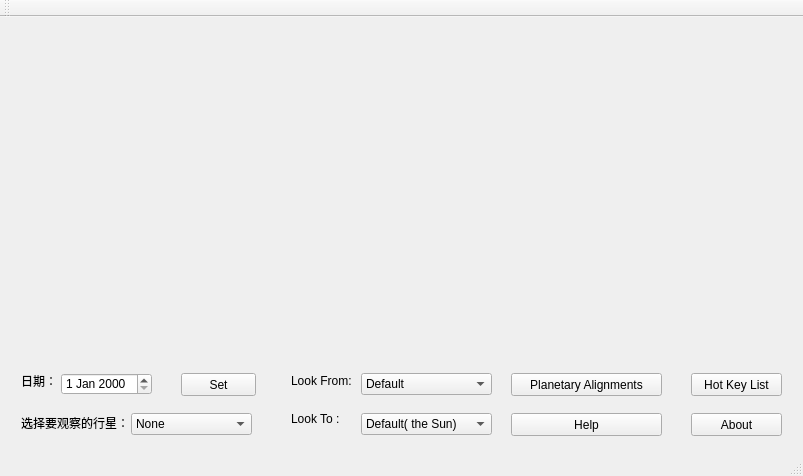
<?xml version="1.0" encoding="UTF-8"?>
<ui version="4.0">
 <class>MainWindow</class>
 <widget class="QMainWindow" name="MainWindow">
  <property name="geometry">
   <rect>
    <x>0</x>
    <y>0</y>
    <width>803</width>
    <height>476</height>
   </rect>
  </property>
  <property name="windowTitle">
   <string>MainWindow</string>
  </property>
  <widget class="QWidget" name="centralWidget">
   <layout class="QVBoxLayout" name="verticalLayout">
    <item>
     <widget class="palnetWidget" name="widget_2" native="true">
      <property name="maximumSize">
       <size>
        <width>16777215</width>
        <height>16777215</height>
       </size>
      </property>
     </widget>
    </item>
    <item>
     <widget class="QWidget" name="widget" native="true">
      <property name="maximumSize">
       <size>
        <width>16777215</width>
        <height>80</height>
       </size>
      </property>
      <widget class="QLabel" name="label">
       <property name="geometry">
        <rect>
         <x>10</x>
         <y>10</y>
         <width>31</width>
         <height>16</height>
        </rect>
       </property>
       <property name="text">
        <string>日期：</string>
       </property>
      </widget>
      <widget class="QDateEdit" name="dateEdit">
       <property name="geometry">
        <rect>
         <x>50</x>
         <y>10</y>
         <width>91</width>
         <height>22</height>
        </rect>
       </property>
      </widget>
      <widget class="QPushButton" name="pushButton_3">
       <property name="geometry">
        <rect>
         <x>170</x>
         <y>10</y>
         <width>75</width>
         <height>23</height>
        </rect>
       </property>
       <property name="text">
        <string>Set</string>
       </property>
      </widget>
      <widget class="QLabel" name="label_2">
       <property name="geometry">
        <rect>
         <x>10</x>
         <y>50</y>
         <width>111</width>
         <height>20</height>
        </rect>
       </property>
       <property name="text">
        <string>选择要观察的行星：</string>
       </property>
      </widget>
      <widget class="QComboBox" name="comboBox">
       <property name="geometry">
        <rect>
         <x>120</x>
         <y>50</y>
         <width>121</width>
         <height>22</height>
        </rect>
       </property>
       <item>
        <property name="text">
         <string>None</string>
        </property>
       </item>
       <item>
        <property name="text">
         <string>Mercury</string>
        </property>
       </item>
       <item>
        <property name="text">
         <string>Venus</string>
        </property>
       </item>
       <item>
        <property name="text">
         <string>Earth</string>
        </property>
       </item>
       <item>
        <property name="text">
         <string>Mars</string>
        </property>
       </item>
       <item>
        <property name="text">
         <string>Jupiter</string>
        </property>
       </item>
       <item>
        <property name="text">
         <string>Saturn</string>
        </property>
       </item>
       <item>
        <property name="text">
         <string>Uranus</string>
        </property>
       </item>
       <item>
        <property name="text">
         <string>Neptune</string>
        </property>
       </item>
      </widget>
      <widget class="QPushButton" name="pushButton_4">
       <property name="geometry">
        <rect>
         <x>680</x>
         <y>10</y>
         <width>91</width>
         <height>23</height>
        </rect>
       </property>
       <property name="text">
        <string>Hot Key List</string>
       </property>
      </widget>
      <widget class="QLabel" name="label_3">
       <property name="geometry">
        <rect>
         <x>280</x>
         <y>10</y>
         <width>61</width>
         <height>16</height>
        </rect>
       </property>
       <property name="text">
        <string>Look From:</string>
       </property>
      </widget>
      <widget class="QLabel" name="label_4">
       <property name="geometry">
        <rect>
         <x>280</x>
         <y>50</y>
         <width>54</width>
         <height>12</height>
        </rect>
       </property>
       <property name="text">
        <string>Look To :</string>
       </property>
      </widget>
      <widget class="QComboBox" name="comboBox_2">
       <property name="geometry">
        <rect>
         <x>350</x>
         <y>10</y>
         <width>131</width>
         <height>22</height>
        </rect>
       </property>
       <item>
        <property name="text">
         <string>Default</string>
        </property>
       </item>
       <item>
        <property name="text">
         <string>Sun</string>
        </property>
       </item>
       <item>
        <property name="text">
         <string>Moon</string>
        </property>
       </item>
       <item>
        <property name="text">
         <string>Mercury</string>
        </property>
       </item>
       <item>
        <property name="text">
         <string>Venus</string>
        </property>
       </item>
       <item>
        <property name="text">
         <string>Earth</string>
        </property>
       </item>
       <item>
        <property name="text">
         <string>Mars</string>
        </property>
       </item>
       <item>
        <property name="text">
         <string>Jupiter</string>
        </property>
       </item>
       <item>
        <property name="text">
         <string>Saturn</string>
        </property>
       </item>
       <item>
        <property name="text">
         <string>Uranus</string>
        </property>
       </item>
       <item>
        <property name="text">
         <string>Neptune</string>
        </property>
       </item>
      </widget>
      <widget class="QComboBox" name="comboBox_3">
       <property name="geometry">
        <rect>
         <x>350</x>
         <y>50</y>
         <width>131</width>
         <height>22</height>
        </rect>
       </property>
       <item>
        <property name="text">
         <string>Default( the Sun)</string>
        </property>
       </item>
       <item>
        <property name="text">
         <string>Moon</string>
        </property>
       </item>
       <item>
        <property name="text">
         <string>Mercury</string>
        </property>
       </item>
       <item>
        <property name="text">
         <string>Venus</string>
        </property>
       </item>
       <item>
        <property name="text">
         <string>Earth</string>
        </property>
       </item>
       <item>
        <property name="text">
         <string>Mars</string>
        </property>
       </item>
       <item>
        <property name="text">
         <string>Jupiter</string>
        </property>
       </item>
       <item>
        <property name="text">
         <string>Saturn</string>
        </property>
       </item>
       <item>
        <property name="text">
         <string>Uranus</string>
        </property>
       </item>
       <item>
        <property name="text">
         <string>Neptune</string>
        </property>
       </item>
      </widget>
      <widget class="QPushButton" name="pushButton">
       <property name="geometry">
        <rect>
         <x>680</x>
         <y>50</y>
         <width>91</width>
         <height>23</height>
        </rect>
       </property>
       <property name="text">
        <string>About</string>
       </property>
      </widget>
      <widget class="QPushButton" name="pushButton_2">
       <property name="geometry">
        <rect>
         <x>500</x>
         <y>10</y>
         <width>151</width>
         <height>23</height>
        </rect>
       </property>
       <property name="text">
        <string>Planetary Alignments</string>
       </property>
      </widget>
      <widget class="QPushButton" name="pushButton_5">
       <property name="geometry">
        <rect>
         <x>500</x>
         <y>50</y>
         <width>151</width>
         <height>23</height>
        </rect>
       </property>
       <property name="text">
        <string>Help</string>
       </property>
      </widget>
     </widget>
    </item>
   </layout>
  </widget>
  <widget class="QMenuBar" name="menuBar">
   <property name="geometry">
    <rect>
     <x>0</x>
     <y>0</y>
     <width>803</width>
     <height>19</height>
    </rect>
   </property>
  </widget>
  <widget class="QToolBar" name="mainToolBar">
   <attribute name="toolBarArea">
    <enum>TopToolBarArea</enum>
   </attribute>
   <attribute name="toolBarBreak">
    <bool>false</bool>
   </attribute>
  </widget>
  <widget class="QStatusBar" name="statusBar"/>
 </widget>
 <layoutdefault spacing="6" margin="11"/>
 <customwidgets>
  <customwidget>
   <class>palnetWidget</class>
   <extends>QWidget</extends>
   <header location="global">palnetwidget.h</header>
   <container>1</container>
  </customwidget>
 </customwidgets>
 <resources/>
 <connections/>
</ui>
